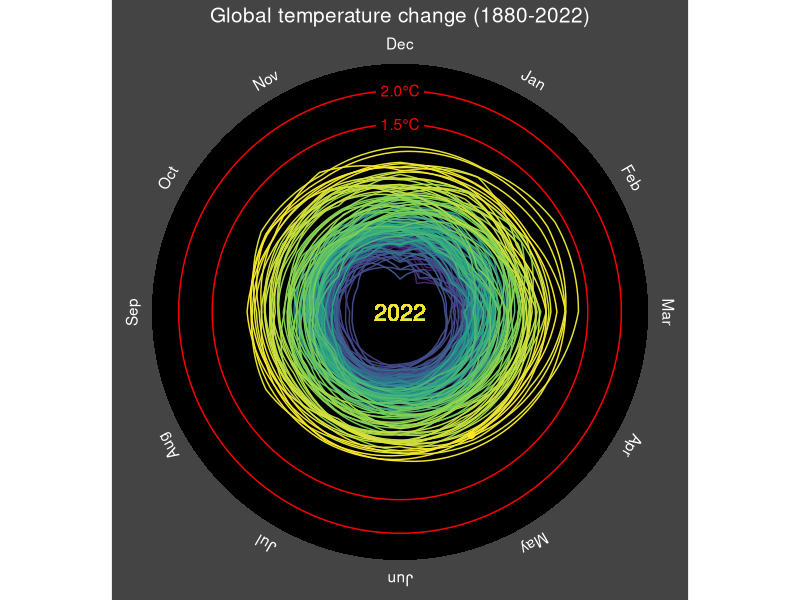
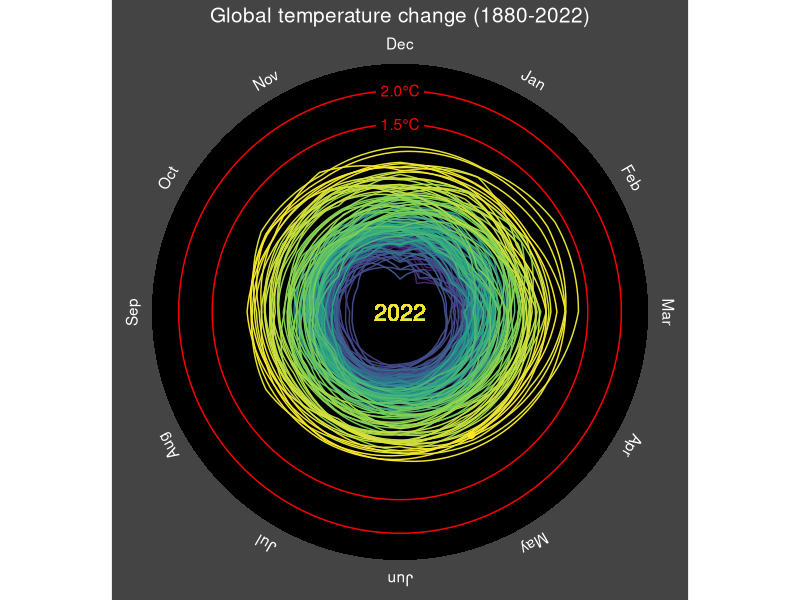

The R script that drew these images, in order:
library(tidyverse)
library(glue)
t_diff <- read_csv("data/GLB.Ts+dSST.csv", skip = 1, na = "***") %>%
  select(year = Year, month.abb) %>%
  pivot_longer(-year, names_to="month", values_to="t_diff") %>%
  drop_na()
# last_dec <- t_diff %>%
#   filter(month == "Dec") %>%
#   mutate(year = year + 1,
#          month = "last_Dec")
# 
next_jan <- t_diff %>%
  filter(month == "Jan") %>%
  mutate(year = year - 1,
         month = "next_Jan")

t_data <- bind_rows(t_diff, next_jan) %>%
  mutate(month = factor(month, levels = c(month.abb, "next_Jan")),
         month_number = as.numeric(month))

annotation <- t_data %>%
  slice_max(year) %>%
  slice_max(month_number)

temp_lines <- tibble(
  x =12,
  y = c(1.5, 2.0),
  labels = c ("1.5\u00B0C", "2.0\u00B0C")
)
month_labels <- tibble(
  x = 1:12,
  labels = month.abb,
  y = 2.7
)

t_data %>% 
  ggplot(aes(x=month_number, y=t_diff, group=year, color=year)) +
  geom_col(data = month_labels, aes(x=x+0.5, y=-2),  fill = "black",
           width = 1,
           inherit.aes = FALSE) +
  geom_col(data = month_labels, aes(x=x+0.5, y=2.4),  fill = "black",
           width = 1,
           inherit.aes = FALSE) +
  geom_hline(yintercept = c(1.5, 2.0), color="red") +
  geom_line() +
  geom_point(data=annotation, aes(x=month_number, y=t_diff, color=year),
             size = 2,
             inherit.aes = FALSE) +
  geom_label(data = temp_lines, aes(x=x, y=y, label = labels),
             color = "red", fill = "black", label.size = 0,
             inherit.aes = FALSE) +
  geom_text(data = month_labels, aes(x=x, y=y, label=labels), 
            angle = seq(360 - 360/12, 0, length.out = 12),
            inherit.aes =  FALSE,
            color = "white") +
  geom_text(aes(x=1, y=-1.3, label = "2022"), size = 6) +
  scale_x_continuous(breaks=1:12,
                     labels=month.abb, expand = c(0,0),
                     sec.axis = dup_axis(name = NULL, labels=NULL)) +
  scale_y_continuous(breaks = seq(-2, 2, 0.2),
                     limits = c(-2.0, 2.7),  expand = c(0,-0.7),
                     sec.axis = dup_axis(name = NULL, labels=NULL)) +
  # scale_size_manual(breaks= c(FALSE, TRUE),
  #                   values = c(0.25, 1), guide = "none") +
  scale_color_viridis_c(breaks = seq(1880, 2020, 20),
                        guide = "none") +
  # coord_cartesian(xlim=c(1,12)) +
  coord_polar(start = 2*pi/12) +
  labs(x = NULL,
       y = NULL,
       title = "Global temperature change (1880-2022)") +
  theme(
    panel.background = element_rect(fill="#444444", size=1),
    plot.background = element_rect(fill = "#444444", color = "#444444"),
    panel.grid = element_blank(),
    axis.text = element_text(color="white", size=13),
    axis.text.y = element_blank(), 
    axis.text.x = element_blank(), 
    axis.title.y = element_blank(),
    axis.ticks = element_blank(),
    axis.title = element_text(color="white", size=13),
    plot.title = element_text(color="white", hjust = 0.5,size = 15))

  ggsave("figures/climate_spiral.png", width=8, height=4.5)
